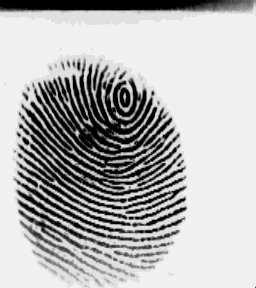
#> input picture Crypto/PYTHON/Finger.bmp, 256 x 288 px, found by its file name
$ python encrypt.py
#> lines starting #> are read from the running program, lines starting #| are printed output that depends on the picture
### Crypto/PYTHON/keygen.py
# -*- coding: utf-8 -*-
"""
Fonction pour générer la clé en utilisant la "logistic map" pour un
processus de cryptage
"""
def keygen(x,r,size):
    # -- création du vecteur qui contiendra les clés --
    key=[]

    # -- Génération des clé avec la carte logistique --
    for i in range(size):

        x = r * x * (1-x) # Xn+1 = r Xn (1-Xn)
        key.append(int((x * pow(10,16))%256)) # key = (x*10¹⁶)%256

    return key

### Crypto/PYTHON/encrypt.py
# -*- coding: utf-8 -*-
"""
    Image encryption - substitution
"""
# ----- Librairies ------
import keygen as kg
import matplotlib.pyplot as plt
import matplotlib.image as mpimg
import numpy as np

# ----- Reading the image -----
path_orimg = '/home/yagamiste/Desktop/Seminaire/Finger.bmp'
img = mpimg.imread(path_orimg)
#> img is the input picture: shape (288, 256); min 0, max 240, mean 178.4

plt.imshow(img,cmap='gray')
plt.show()

# ---- generating chaotic keys ----
height = img.shape[0]
#> height = 288
width = img.shape[1]
#> width = 256
size = height * width
#> size = 73728

# ----- il faut que r > 3.57 et  0 < Xo < 1 -----------
key = kg.keygen(0.01,3.95,size)


# --- Encryption-Substitution with XOR
z=0
enimg = np.zeros(shape=[height,width,4], dtype=np.uint8)

for i in range(height):
    for j in range(width):
        # -- Pixel value is XORed with key --
        enimg[i,j]= img[i,j]^key[z]
        z+=1
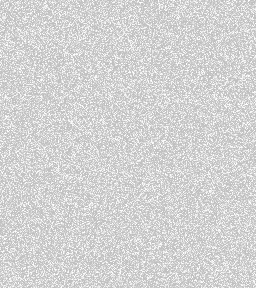
#> enimg: shape (288, 256, 4); mean of channels 0, 1, 2, 3 127.8, 127.8, 127.8, 127.8; transparent parts drawn white
#> after the loop, z = 73728

plt.imshow(enimg, cmap='gray')
path_enimg = '/home/yagamiste/Desktop/Seminaire/encrypted_Finger.bmp'
plt.imsave(path_enimg, enimg)
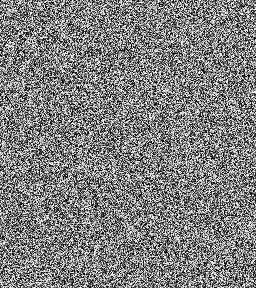
#> saved as encrypted_Finger.bmp: shape (288, 256, 3); min 0, max 255, mean 127.8
plt.show()
